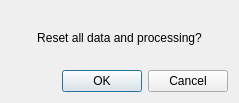
<?xml version="1.0" encoding="UTF-8"?>
<ui version="4.0">
 <class>Dialog</class>
 <widget class="QDialog" name="Dialog">
  <property name="geometry">
   <rect>
    <x>0</x>
    <y>0</y>
    <width>239</width>
    <height>103</height>
   </rect>
  </property>
  <property name="windowTitle">
   <string>Dialog</string>
  </property>
  <layout class="QGridLayout" name="gridLayout">
   <item row="1" column="0">
    <layout class="QVBoxLayout" name="verticalLayout">
     <item>
      <widget class="QLabel" name="label">
       <property name="text">
        <string>Reset all data and processing?</string>
       </property>
       <property name="alignment">
        <set>Qt::AlignCenter</set>
       </property>
      </widget>
     </item>
     <item>
      <layout class="QHBoxLayout" name="horizontalLayout">
       <item>
        <spacer name="horizontalSpacer">
         <property name="orientation">
          <enum>Qt::Horizontal</enum>
         </property>
         <property name="sizeHint" stdset="0">
          <size>
           <width>40</width>
           <height>20</height>
          </size>
         </property>
        </spacer>
       </item>
       <item>
        <widget class="QPushButton" name="okButton">
         <property name="text">
          <string>OK</string>
         </property>
        </widget>
       </item>
       <item>
        <widget class="QPushButton" name="cancelButton">
         <property name="text">
          <string>Cancel</string>
         </property>
        </widget>
       </item>
      </layout>
     </item>
    </layout>
   </item>
  </layout>
 </widget>
 <resources/>
 <connections/>
</ui>
